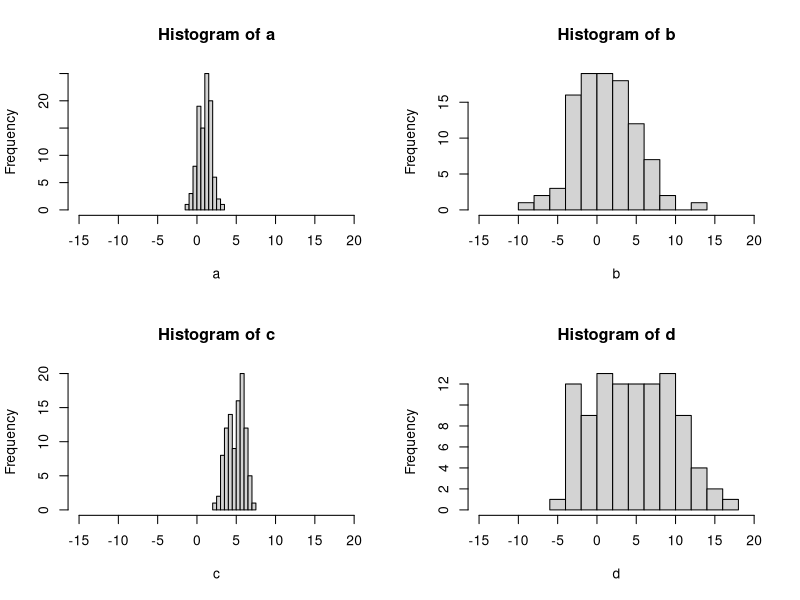
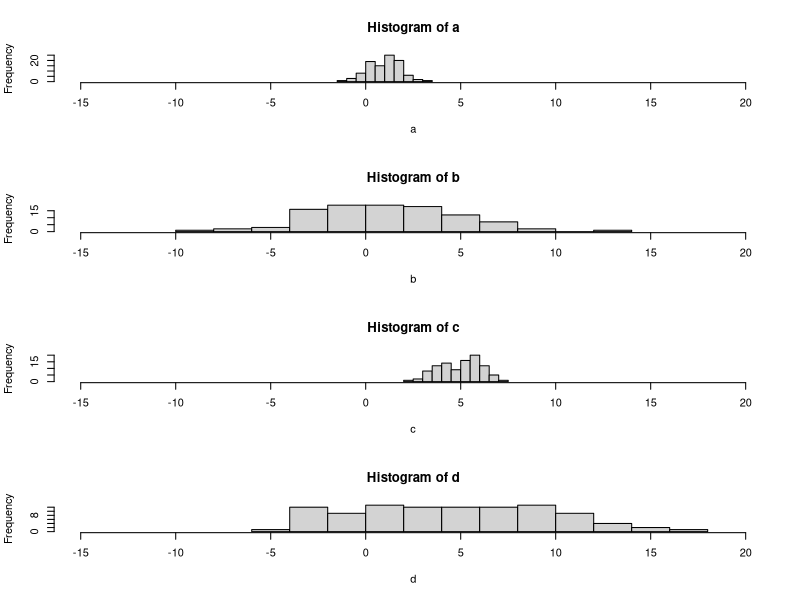
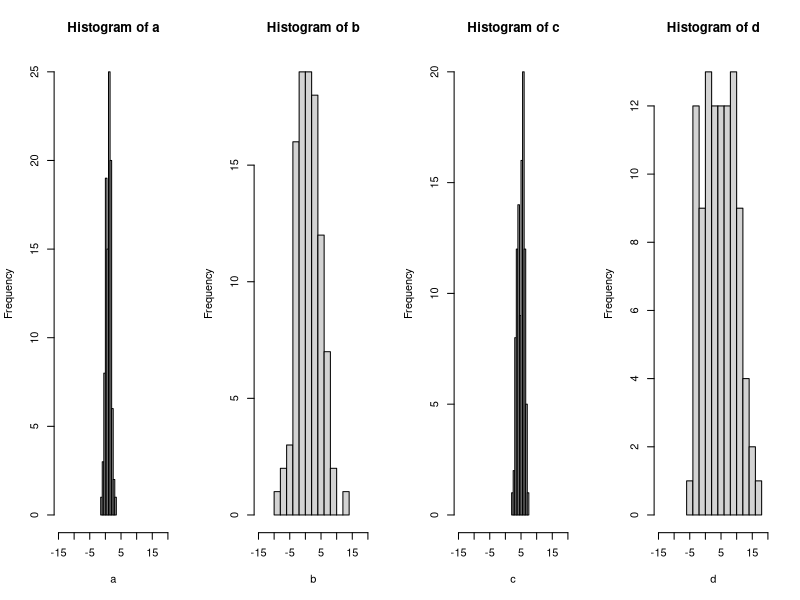
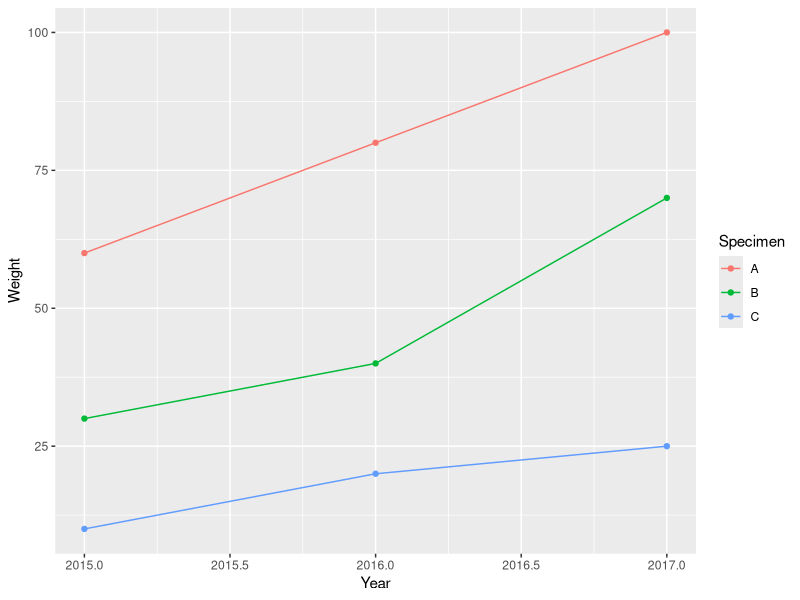

R code for these plots, in order:
## ---- chunk 1
knitr::opts_chunk$set(fig.align = "center")
## ---- chunk 2

t <- data.frame(
  Assignments = c("Group Data Visualization",
                  "Module 5 Data Quiz", 
                  "Module 5 Conceptual Quiz"),
  "Open Time" = c("Friday, Sept 21 (1:00 am)", 
                  rep("Friday, Sept 28 (1:00 am EST)", 2)),
  "Due Time"  = rep("Sunday, Sept 30 (11:55 pm EST)", 3), check.names = F
)

knitr::kable(t)
## ---- chunk 3
# Generate some data for histograms
a <- rnorm(100, 1, 1)
b <- rnorm(100, 1, 5)
c <- rnorm(100, 5, 1)
d <- rnorm(100, 5, 5)
## ---- chunk 4
# Make a 2x2 graph of the four histograms
par(mfrow = c(2,2))
hist(a, xlim = c(-15, 20))
hist(b, xlim = c(-15, 20))
hist(c, xlim = c(-15, 20))
hist(d, xlim = c(-15, 20))
## ---- chunk 5
# Make a 4x1 graph (stacked on top) of the four histograms
par(mfrow = c(4,1))
hist(a, xlim = c(-15, 20))
hist(b, xlim = c(-15, 20))
hist(c, xlim = c(-15, 20))
hist(d, xlim = c(-15, 20))
## ---- chunk 6
# Make a 1x4 graph (side-by-side) of the four histograms
par(mfrow = c(1,4))
hist(a, xlim = c(-15, 20))
hist(b, xlim = c(-15, 20))
hist(c, xlim = c(-15, 20))
hist(d, xlim = c(-15, 20))
## ---- chunk 7
df <- data.frame(
Year = c(2017, 2016, 2015),
A = c(100,80,60),
B = c(70, 40, 30),
C = c(25, 20, 10)
)

knitr::kable(df)
## ---- chunk 8
# You may need to install the package first
library(tidyr)
df_long <- gather(df, key = "Specimen", value = "Weight", A, B, C)
## ---- chunk 9
knitr::kable(df_long)
## ---- chunk 10
library(ggplot2)
ggplot(df_long, aes(x = Year, y = Weight, color = Specimen)) +
  geom_point() +
  geom_line()
## ---- chunk 11
df_wide <- spread(df_long, key = "Specimen", value = "Weight")
## ---- chunk 12
knitr::kable(df_wide)
